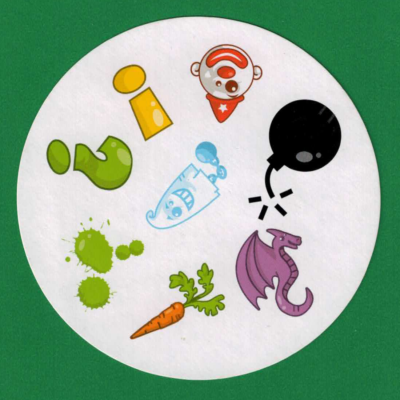
%> input picture cp_data/cards/001.png, 400 x 400 px
$ octave SIFT_feature.m   (GNU Octave 9; MATLAB toolbox functions it lacks are replaced by stand-ins)
%> lines starting %> are read from the running program, lines starting %| are printed output that depends on the picture
%% Copyright and Disclaimer
%
% Copyright (c) 2015, Xing Di
% Copyright (c) 2013, Cheggoju Naveen
% All rights reserved.
%
% Redistribution and use in source and binary forms, with or without
% modification, are permitted provided that the following conditions are
% met:
%
%     * Redistributions of source code must retain the above copyright
%       notice, this list of conditions and the following disclaimer.
%     * Redistributions in binary form must reproduce the above copyright
%       notice, this list of conditions and the following disclaimer in
%       the documentation and/or other materials provided with the distribution
%     * Neither the name of the Stevens Institution of Technology nor the names
%       of its contributors may be used to endorse or promote products derived
%       from this software without specific prior written permission.
%
% THIS SOFTWARE IS PROVIDED BY THE COPYRIGHT HOLDERS AND CONTRIBUTORS "AS IS"
% AND ANY EXPRESS OR IMPLIED WARRANTIES, INCLUDING, BUT NOT LIMITED TO, THE
% IMPLIED WARRANTIES OF MERCHANTABILITY AND FITNESS FOR A PARTICULAR PURPOSE
% ARE DISCLAIMED. IN NO EVENT SHALL THE COPYRIGHT OWNER OR CONTRIBUTORS BE
% LIABLE FOR ANY DIRECT, INDIRECT, INCIDENTAL, SPECIAL, EXEMPLARY, OR
% CONSEQUENTIAL DAMAGES (INCLUDING, BUT NOT LIMITED TO, PROCUREMENT OF
% SUBSTITUTE GOODS OR SERVICES; LOSS OF USE, DATA, OR PROFITS; OR BUSINESS
% INTERRUPTION) HOWEVER CAUSED AND ON ANY THEORY OF LIABILITY, WHETHER IN
% CONTRACT, STRICT LIABILITY, OR TORT (INCLUDING NEGLIGENCE OR OTHERWISE)
% ARISING IN ANY WAY OUT OF THE USE OF THIS SOFTWARE, EVEN IF ADVISED OF THE
% POSSIBILITY OF SUCH DAMAGE.
%

%% initial image
tic
clear;
clc;
row=256;
colum=256;
img=imread('../cp_data/cards/001.png');
%> img is the input picture: size 400x400x3 uint8; mean R, G, B 146.4, 173.6, 149
img=imresize(img,[row,colum]);
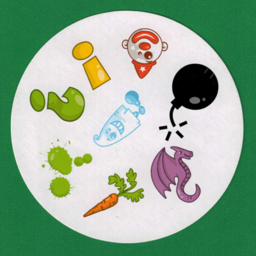
%> img: size 256x256x3 uint8; mean R, G, B 146.4, 173.6, 149
img=rgb2gray(img);
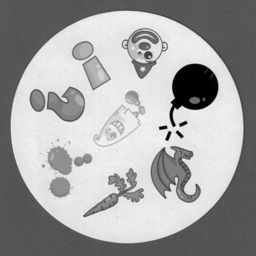
%> img: size 256x256 uint8; min 0, max 244, mean 162.6
% img=histeq(img);
img=im2double(img);
%> img: size 256x256 double
origin=img;
% img=medfilt2(img);
toc
%% Scale-Space Extrema Detection
tic
% original sigma and the number of actave can be modified. the larger
% sigma0, the more quickly-smooth images
sigma0=sqrt(2);
octave=3;%6*sigma*k^(octave*level)<=min(m,n)/(2^(octave-2))
level=3;
D=cell(1,octave);
for i=1:octave
D(i)=mat2cell(zeros(row*2^(2-i)+2,colum*2^(2-i)+2,level),row*2^(2-i)+2,colum*2^(2-i)+2,level);
end
% first image in first octave is created by interpolating the original one.
temp_img=kron(img,ones(2));
temp_img=padarray(temp_img,[1,1],'replicate');
figure(2)
subplot(1,2,1);
imshow(origin)
%create the DoG pyramid.
for i=1:octave
    temp_D=D{i};
    for j=1:level
        scale=sigma0*sqrt(2)^(1/level)^((i-1)*level+j);
        p=(level)*(i-1);
        figure(1);
        subplot(octave,level,p+j);
        f=fspecial('gaussian',[1,floor(6*scale)],scale);
        L1=temp_img;
        if(i==1&&j==1)
        L2=conv2(temp_img,f,'same');
        L2=conv2(L2,f','same');
        temp_D(:,:,j)=L2-L1;
        imshow(uint8(255 * mat2gray(temp_D(:,:,j))));
        L1=L2;
        else
        L2=conv2(temp_img,f,'same');
        L2=conv2(L2,f','same');
        temp_D(:,:,j)=L2-L1;
        L1=L2;
        if(j==level)
            temp_img=L1(2:end-1,2:end-1);
        end
        imshow(uint8(255 * mat2gray(temp_D(:,:,j))));
        end
    end
    D{i}=temp_D;
    temp_img=temp_img(1:2:end,1:2:end);
    temp_img=padarray(temp_img,[1,1],'both','replicate');
end
%> this loop made 3 passes
%> pass 1, `for j=1:level scale=sigma0*sqrt(2)^(1/level)^((i-1)*level+j); p=(level..`:
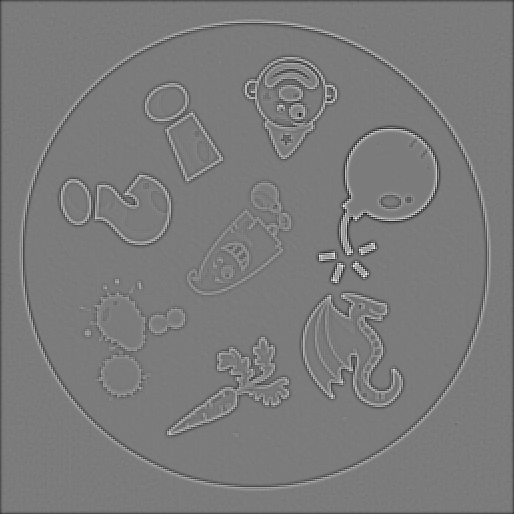
%> displayed picture: size 514x514, on the screen's scale of 0 to 255; min 0, max 255, mean 122.8
%> after the loop:
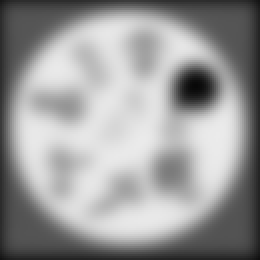
%> L2: size 130x130 double (shown 2 times larger); min 0.0341, max 0.922, mean 0.608
%> after the loop:
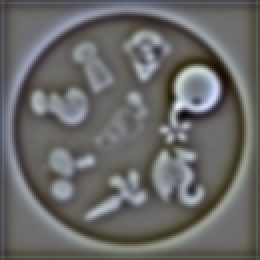
%> temp_D: size 130x130x3 double (shown 2 times larger); mean R, G, B -0.0102, -0.0117, -0.0137; drawn with min black and max white
%> after the loop, D = 3 items
toc
%% Keypoint Localistaion
% search each pixel in the DoG map to find the extreme point
tic
interval=level-1;
number=0;
for i=2:octave+1
    number=number+(2^(i-octave)*colum)*(2*row)*interval;
end
extrema=zeros(1,4*number);
flag=1;
for i=1:octave
    [m,n,~]=size(D{i});
    m=m-2;
    n=n-2;
    volume=m*n/(4^(i-1));
    for k=2:interval
        for j=1:volume
            % starter=D{i}(x+1,y+1,k);
            x=ceil(j/n);
            y=mod(j-1,m)+1;
            sub=D{i}(x:x+2,y:y+2,k-1:k+1);
            large=max(max(max(sub)));
            little=min(min(min(sub)));
            if(large==D{i}(x+1,y+1,k))
                temp=[i,k,j,1];
                extrema(flag:(flag+3))=temp;
                flag=flag+4;
            end
            if(little==D{i}(x+1,y+1,k))
                temp=[i,k,j,-1];
                extrema(flag:(flag+3))=temp;
                flag=flag+4;
            end
        end
    end
end
%> this loop made 3 passes
%> (m, n, volume) on passes 1 to 3: (512, 512, 262144), (256, 256, 16384), (128, 128, 1024)
%> after the loop, flag = 55481; temp = [3 2 259 -1]
idx= extrema==0;
%> idx = 3670016 logical values, 3614536 true
extrema(idx)=[];
toc
[m,n]=size(img);
%> m = 256; n = 256
x=floor((extrema(3:4:end)-1)./(n./(2.^(extrema(1:4:end)-2))))+1;
y=mod((extrema(3:4:end)-1),m./(2.^(extrema(1:4:end)-2)))+1;
ry=y./2.^(octave-1-extrema(1:4:end));
rx=x./2.^(octave-1-extrema(1:4:end));
figure(2)
subplot(1,2,2);
imshow(origin)
hold on
plot(ry,rx,'r+');
%% accurate keypoint localization
%eliminate the point with low contrast or poorly localised on an edge
% x:|,y:-- x is for vertial and y is for horizontal
% value comes from the paper.
tic
threshold=0.1;
r=10;
extr_volume=length(extrema)/4;
%> extr_volume = 13870
[m,n]=size(img);
secondorder_x=conv2([-1,1;-1,1],[-1,1;-1,1]);
secondorder_y=conv2([-1,-1;1,1],[-1,-1;1,1]);
for i=1:octave
    for j=1:level
        test=D{i}(:,:,j);
        temp=-1./conv2(test,secondorder_y,'same').*conv2(test,[-1,-1;1,1],'same');
        D{i}(:,:,j)=temp.*conv2(test',[-1,-1;1,1],'same')*0.5+test;
    end
end
for i=1:extr_volume
    x=floor((extrema(4*(i-1)+3)-1)/(n/(2^(extrema(4*(i-1)+1)-2))))+1;
    y=mod((extrema(4*(i-1)+3)-1),m/(2^(extrema(4*(i-1)+1)-2)))+1;
    rx=x+1;
    ry=y+1;
    rz=extrema(4*(i-1)+2);
    z=D{extrema(4*(i-1)+1)}(rx,ry,rz);
    if(abs(z)<threshold)
        extrema(4*(i-1)+4)=0;
    end
end
%> this loop made 13870 passes
%> (x, y, rx, ry, z) on passes 1 to 3: (2, 35, 3, 36, -0.00301), (2, 84, 3, 85, -0.00649), (2, 86, 3, 87, -0.00643)
idx=find(extrema==0);
%> idx = 11397 values from 4 to 55476
idx=[idx,idx-1,idx-2,idx-3];
extrema(idx)=[];
extr_volume=length(extrema)/4;
%> extr_volume = 2473
x=floor((extrema(3:4:end)-1)./(n./(2.^(extrema(1:4:end)-2))))+1;
%> x = 2473 values, max 505 at index 2413, min 2 at index 2414, mean 217.4
y=mod((extrema(3:4:end)-1),m./(2.^(extrema(1:4:end)-2)))+1;
%> y = 2473 values, max 488 at index 1736, min 2 at index 2414, mean 306
ry=y./2.^(octave-1-extrema(1:4:end));
%> ry = 2473 values, max 244 at index 1736, min 2 at index 2414, mean 154.3
rx=x./2.^(octave-1-extrema(1:4:end));
%> rx = 2473 values, max 252.5 at index 2413, min 2 at index 2414, mean 109.1
figure(2)
subplot(2,2,3);
imshow(origin)
hold on
plot(ry,rx,'g+');
for i=1:extr_volume
    x=floor((extrema(4*(i-1)+3)-1)/(n/(2^(extrema(4*(i-1)+1)-2))))+1;
    y=mod((extrema(4*(i-1)+3)-1),m/(2^(extrema(4*(i-1)+1)-2)))+1;
    rx=x+1;
    ry=y+1;
    rz=extrema(4*(i-1)+2);
        Dxx=D{extrema(4*(i-1)+1)}(rx-1,ry,rz)+D{extrema(4*(i-1)+1)}(rx+1,ry,rz)-2*D{extrema(4*(i-1)+1)}(rx,ry,rz);
        Dyy=D{extrema(4*(i-1)+1)}(rx,ry-1,rz)+D{extrema(4*(i-1)+1)}(rx,ry+1,rz)-2*D{extrema(4*(i-1)+1)}(rx,ry,rz);
        Dxy=D{extrema(4*(i-1)+1)}(rx-1,ry-1,rz)+D{extrema(4*(i-1)+1)}(rx+1,ry+1,rz)-D{extrema(4*(i-1)+1)}(rx-1,ry+1,rz)-D{extrema(4*(i-1)+1)}(rx+1,ry-1,rz);
        deter=Dxx*Dyy-Dxy*Dxy;
        R=(Dxx+Dyy)/deter;
        R_threshold=(r+1)^2/r;
        if(deter<0||R>R_threshold)
            extrema(4*(i-1)+4)=0;
        end

end
%> this loop made 2473 passes
%> (x, y, rx, ry, Dxx, Dyy, Dxy, deter) on passes 1 to 3: (22, 240, 23, 241, -0.769, -0.0281, -0.00315, 0.0216), (22, 242, 23, 243, -0.751, -0.0245, -0.000272, 0.0184), (22, 244, 23, 245, -0.735, -0.0125, 0.00172, 0.0092)
idx=find(extrema==0);
idx=[idx,idx-1,idx-2,idx-3];
extrema(idx)=[];
extr_volume=length(extrema)/4;
x=floor((extrema(3:4:end)-1)./(n./(2.^(extrema(1:4:end)-2))))+1;
y=mod((extrema(3:4:end)-1),m./(2.^(extrema(1:4:end)-2)))+1;
ry=y./2.^(octave-1-extrema(1:4:end));
rx=x./2.^(octave-1-extrema(1:4:end));
figure(2)
subplot(2,2,4);
imshow(origin)
hold on
plot(ry,rx,'b+');
toc
%% Orientation Assignment(Multiple orientations assignment)
tic
kpori=zeros(1,36*extr_volume);
minor=zeros(1,36*extr_volume);
f=1;
flag=1;
%> (the run ends here)
